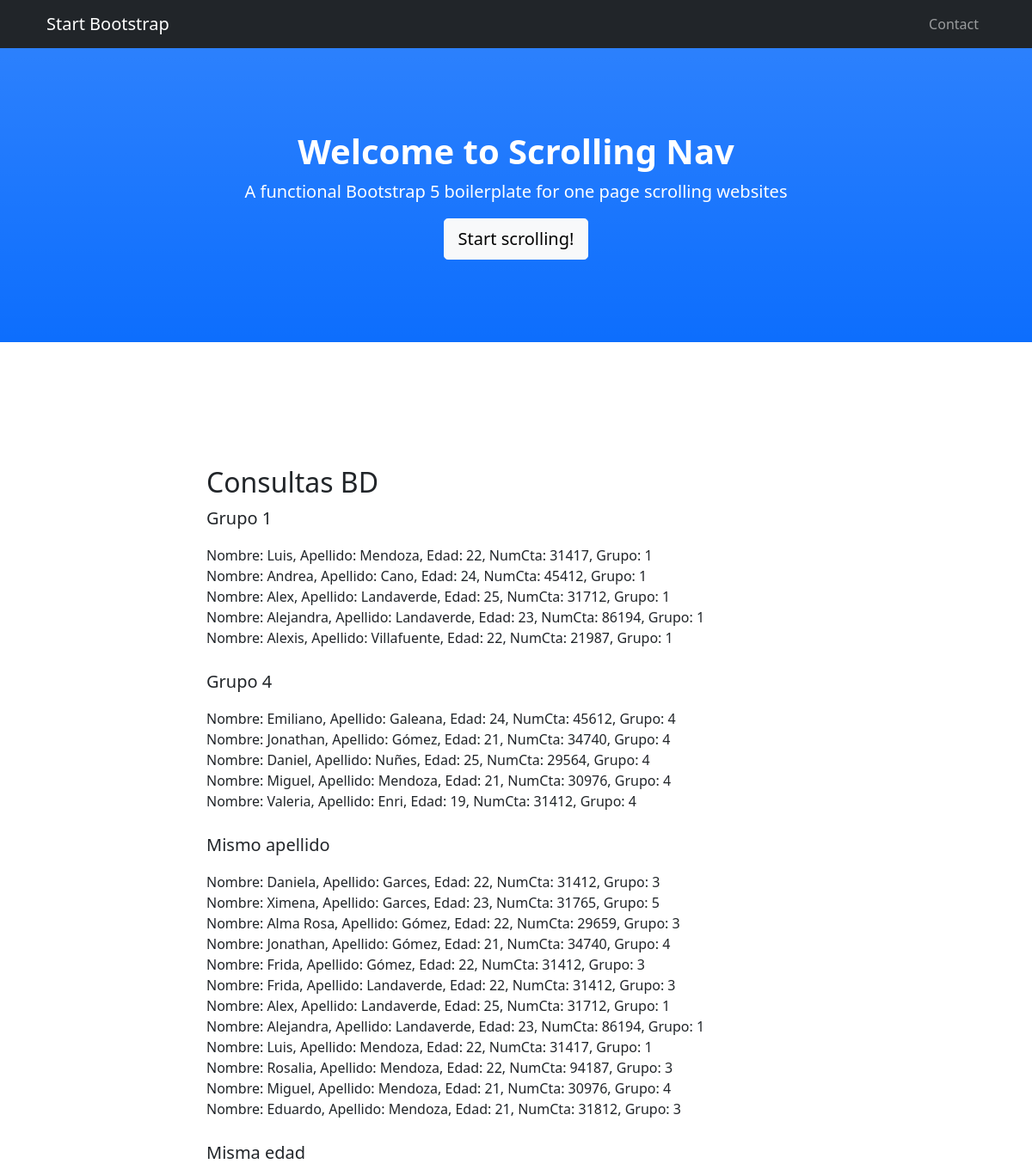
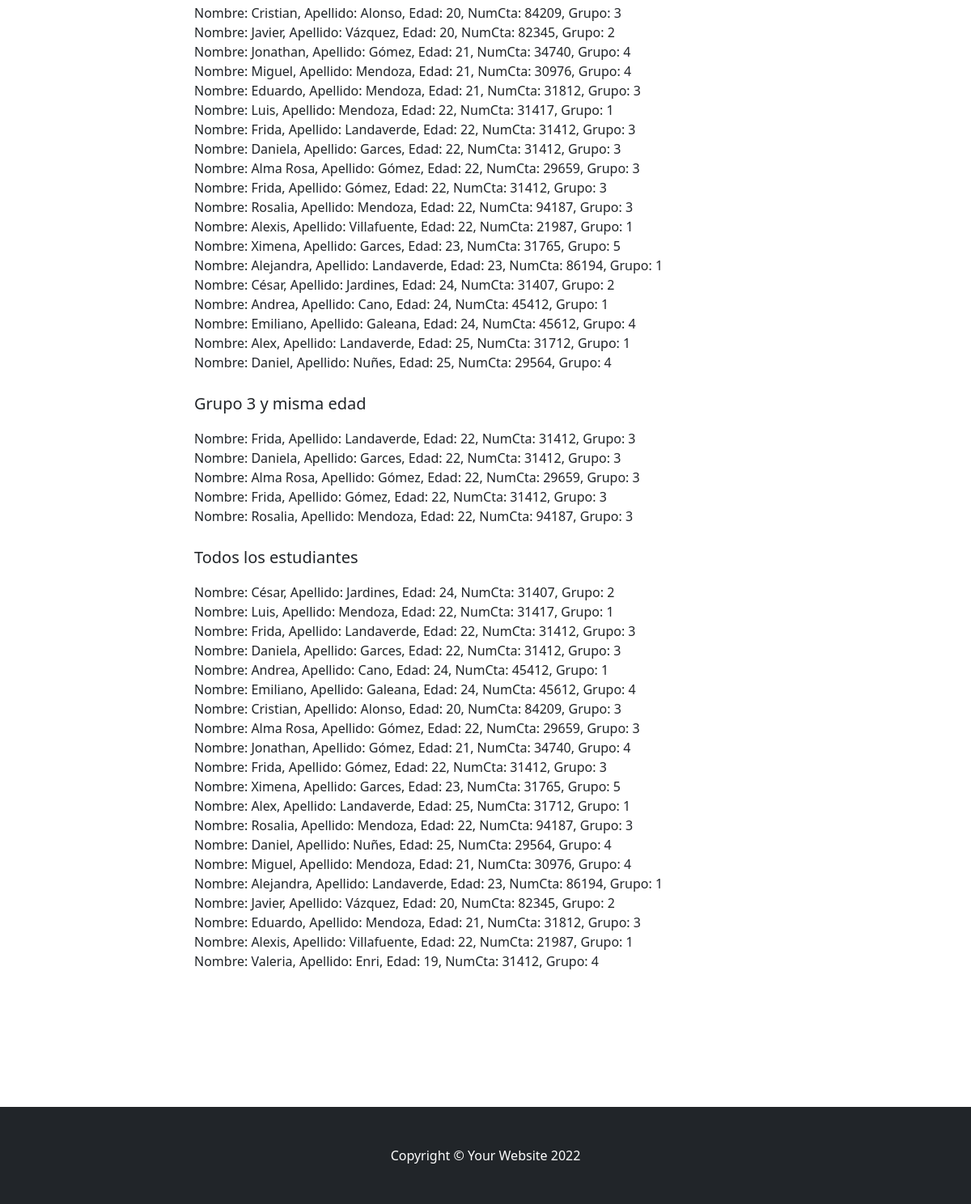
The page / on the database its author committed (2 pictures, top to bottom).
### miPrimerApp/models.py (models this page shows)
class  Estudiante(models.Model):
  numCta  =  models.IntegerField(default=0, max_length=9)
  nombres  =  models.CharField(max_length=200)
  apellidos  =  models.CharField(max_length=200)
  edad = models.IntegerField(default=0, max_length=3)
  grupo  =  models.ForeignKey(Grupo, on_delete=models.SET_NULL, null=True)
  def __str__(self):
    return f'Nombre: {self.nombres}, Apellido: {self.apellidos}, Edad: {self.edad}, NumCta: {self.numCta}, Grupo: {self.grupo}'

class  Grupo(models.Model):
  id_grupo  =  models.AutoField(primary_key=True)
  def __str__(self):
    return f'{self.id_grupo}'

### miPrimerApp/views.py (the view)
# urls.py: path('', views.index, name='index')
def index(request):
    grupo1 = Estudiante.objects.filter(grupo = 1)
    grupo4 = Estudiante.objects.filter(grupo = 4)
    grupo3 = Estudiante.objects.filter(grupo = 3)
    estudiantes = Estudiante.objects.all()
    mismoApellido = getMismoApellido(estudiantes)
    mismaEdad = getMismaEdad(estudiantes)
    grupo3MismaEdad = getMismaEdad(grupo3)
    return render(request, 'index.html', {'grupo1':grupo1, 'grupo4':grupo4,'inOrder':grupo3, 'mismoApellido':mismoApellido, 'mismaEdad':mismaEdad, 'grupo3MismaEdad':grupo3MismaEdad, 'estudiantes': estudiantes})

### miPrimerApp/views.py (called while the page is built)
def getMismoApellido(list):
    list = list.order_by('apellidos')
    listMismos = []
    for i in range(0, len(list)):
        if i < len(list)-1 and list[i].apellidos == list[i+1].apellidos:
           listMismos.append(list[i])
        elif i != 0 and list[i].apellidos == list[i-1].apellidos:
            listMismos.append(list[i])
    return listMismos

def getMismaEdad(list):
    list = list.order_by('edad')
    listMismos = []
    for i in range(0, len(list)):
        if i < len(list)-1 and list[i].edad == list[i+1].edad:
            listMismos.append(list[i])
        elif i != 0 and list[i].edad == list[i-1].edad:
            listMismos.append(list[i])
    return listMismos

### miPrimerApp/templates/index.html (shortened to what this page needs)
{% load static %}
<!DOCTYPE html>
<html lang="en">
    <head>
        <link href="{% static 'css/styles.css'%}" rel="stylesheet" />
    </head>
    <body id="page-top">
        <nav class="navbar navbar-expand-lg navbar-dark bg-dark fixed-top" id="mainNav">
            <div class="container px-4">
                <a class="navbar-brand" href="#page-top">Start Bootstrap</a>
                <div class="collapse navbar-collapse" id="navbarResponsive">
                    <ul class="navbar-nav ms-auto">
                        <li class="nav-item"><a class="nav-link" href="#contact">Contact</a></li>
                    </ul>
                </div>
            </div>
        </nav>
        <header class="bg-primary bg-gradient text-white">
            <div class="container px-4 text-center">
                <h1 class="fw-bolder">Welcome to Scrolling Nav</h1>
                <p class="lead">A functional Bootstrap 5 boilerplate for one page scrolling websites</p>
                <a class="btn btn-lg btn-light" href="#about">Start scrolling!</a>
            </div>
        </header>
        <section id="contact">
            <div class="container px-4">
                <div class="row gx-4 justify-content-center">
                    <div class="col-lg-8">
                        <h2>Consultas BD</h2>
                        <p class="lead">Grupo 1</p>
                        {% for i in grupo1 %}
                        {{i}} <br>
                        {% endfor %}
                        <br>
                        <p class="lead">Grupo 4</p>
                        {% for i in grupo4 %}
                        {{i}} <br>
                        {% endfor %}
                        <br>
                        <p class="lead">Mismo apellido</p>
                        {% for i in mismoApellido %}
                        {{i}} <br>
                        {% endfor %}
                        <br>
                        <p class="lead">Misma edad</p>
                        {% for i in mismaEdad %}
                        {{i}} <br>
                        {% endfor %}
                        <br>
                        <p class="lead">Grupo 3 y misma edad</p>
                        {% for i in grupo3MismaEdad %}
                        {{i}} <br>
                        {% endfor %}
                        <br>
                        <p class="lead">Todos los estudiantes</p>
                        {% for i in estudiantes %}
                        {{i}} <br>
                        {% endfor %}
                        <br>
                    </div>
                </div>
            </div>
        </section>
        <footer class="py-5 bg-dark">
            <div class="container px-4"><p class="m-0 text-center text-white">Copyright &copy; Your Website 2022</p></div>
        </footer>
    </body>
</html>

### rows shown on the page
Estudiante: nombres+apellidos+edad "Nombre: Luis, Apellido: Mendoza, Edad: 22, NumCta: 31417, Grupo: 1"
Estudiante: nombres+apellidos+edad "Nombre: Andrea, Apellido: Cano, Edad: 24, NumCta: 45412, Grupo: 1"
Estudiante: nombres+apellidos+edad "Nombre: Alex, Apellido: Landaverde, Edad: 25, NumCta: 31712, Grupo: 1"
Estudiante: nombres+apellidos+edad "Nombre: Alejandra, Apellido: Landaverde, Edad: 23, NumCta: 86194, Grupo: 1"
Estudiante: nombres+apellidos+edad "Nombre: Alexis, Apellido: Villafuente, Edad: 22, NumCta: 21987, Grupo: 1"
Estudiante: nombres+apellidos+edad "Nombre: Emiliano, Apellido: Galeana, Edad: 24, NumCta: 45612, Grupo: 4"
Estudiante: nombres+apellidos+edad "Nombre: Jonathan, Apellido: Gómez, Edad: 21, NumCta: 34740, Grupo: 4"
Estudiante: nombres+apellidos+edad "Nombre: Daniel, Apellido: Nuñes, Edad: 25, NumCta: 29564, Grupo: 4"
Estudiante: nombres+apellidos+edad "Nombre: Miguel, Apellido: Mendoza, Edad: 21, NumCta: 30976, Grupo: 4"
Estudiante: nombres+apellidos+edad "Nombre: Valeria, Apellido: Enri, Edad: 19, NumCta: 31412, Grupo: 4"
Estudiante: nombres+apellidos+edad "Nombre: Daniela, Apellido: Garces, Edad: 22, NumCta: 31412, Grupo: 3"
Estudiante: nombres+apellidos+edad "Nombre: Ximena, Apellido: Garces, Edad: 23, NumCta: 31765, Grupo: 5"
Estudiante: nombres+apellidos+edad "Nombre: Alma Rosa, Apellido: Gómez, Edad: 22, NumCta: 29659, Grupo: 3"
Estudiante: nombres+apellidos+edad "Nombre: Frida, Apellido: Gómez, Edad: 22, NumCta: 31412, Grupo: 3"
Estudiante: nombres+apellidos+edad "Nombre: Frida, Apellido: Landaverde, Edad: 22, NumCta: 31412, Grupo: 3"
Estudiante: nombres+apellidos+edad "Nombre: Rosalia, Apellido: Mendoza, Edad: 22, NumCta: 94187, Grupo: 3"
Estudiante: nombres+apellidos+edad "Nombre: Eduardo, Apellido: Mendoza, Edad: 21, NumCta: 31812, Grupo: 3"
Estudiante: nombres+apellidos+edad "Nombre: Cristian, Apellido: Alonso, Edad: 20, NumCta: 84209, Grupo: 3"
Estudiante: nombres+apellidos+edad "Nombre: Javier, Apellido: Vázquez, Edad: 20, NumCta: 82345, Grupo: 2"
Estudiante: nombres+apellidos+edad "Nombre: César, Apellido: Jardines, Edad: 24, NumCta: 31407, Grupo: 2"
